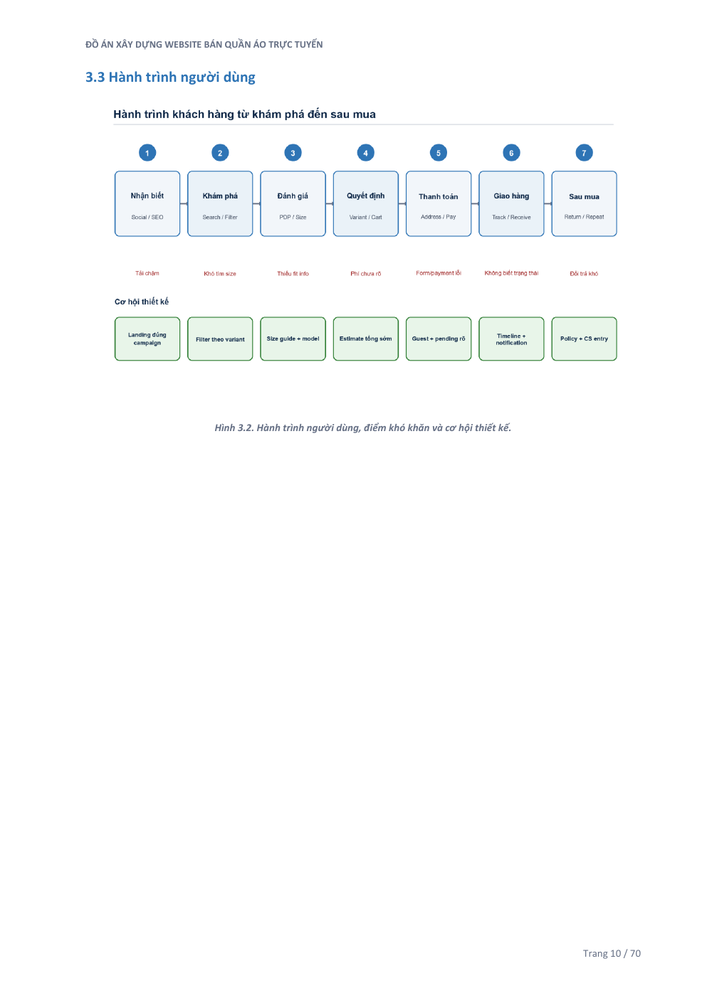
#> input picture artifacts/qa/academic-report-v7-inventory-20260901/pages/v7final-page-10.png, 707 x 998 px, shrunk from 993 x 1403 before the run; its folder holds only this picture in this run
$ python make_academic_contact_sheets.py
#> lines starting #> are read from the running program, lines starting #| are printed output that depends on the picture
from pathlib import Path

from PIL import Image, ImageDraw, ImageFont


ROOT = Path(__file__).resolve().parents[1]
QA_ROOT = ROOT / "artifacts" / "qa" / "academic-report-v7-inventory-20260901"
SOURCE = QA_ROOT / "pages"
OUTPUT = QA_ROOT / "contact-sheets"
OUTPUT.mkdir(parents=True, exist_ok=True)

files = sorted(SOURCE.glob("v7final-page-*.png"), key=lambda p: int(p.stem.split("-")[-1]))
font_path = Path("C:/Windows/Fonts/arialbd.ttf")
font = ImageFont.truetype(str(font_path), 24) if font_path.exists() else ImageFont.load_default()
gap = 24
label_h = 42
cols = 2
per_sheet = 4

for old in OUTPUT.glob("*.png"):
    old.unlink()

for sheet_index in range(0, len(files), per_sheet):
    chunk = files[sheet_index:sheet_index + per_sheet]
    opened = [Image.open(path).convert("RGB") for path in chunk]
#> opened = 1 item
    page_w = max(img.width for img in opened)
#> page_w = 707
    page_h = max(img.height for img in opened)
#> page_h = 998
    rows = (len(opened) + cols - 1) // cols
#> rows = 1
    sheet = Image.new(
        "RGB",
        (cols * page_w + (cols + 1) * gap, rows * (page_h + label_h) + (rows + 1) * gap),
        "#D8DEE8",
    )
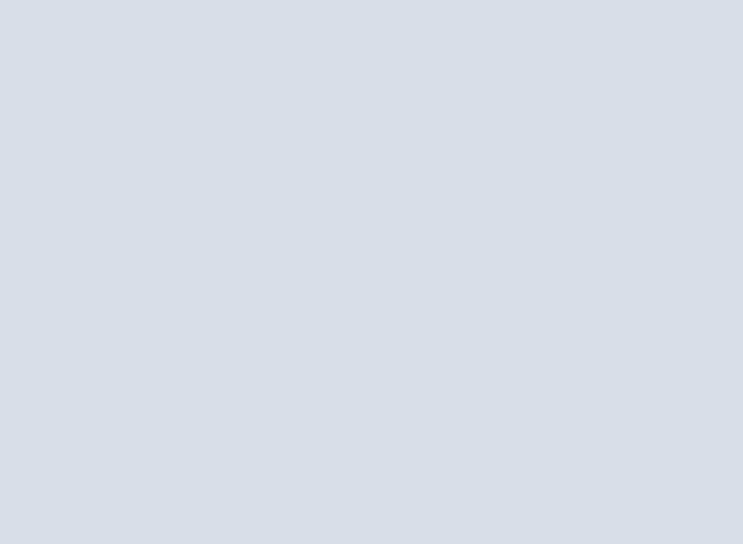
#> sheet: PIL image 1486x1088 RGB (shown at 1/2 size); mean R, G, B 216, 222, 232
    draw = ImageDraw.Draw(sheet)
    for idx, (path, img) in enumerate(zip(chunk, opened)):
        col = idx % cols
        row = idx // cols
        x = gap + col * page_w
        y = gap + row * (page_h + label_h)
        sheet.paste(img, (x, y))
        page_number = int(path.stem.split("-")[-1])
        draw.text((x + 8, y + page_h + 7), f"Trang {page_number}", font=font, fill="#1D2A3A")
#> this loop made 1 pass
#> (col, row, x, y, page_number) on pass 1: (0, 0, 24, 24, 10)
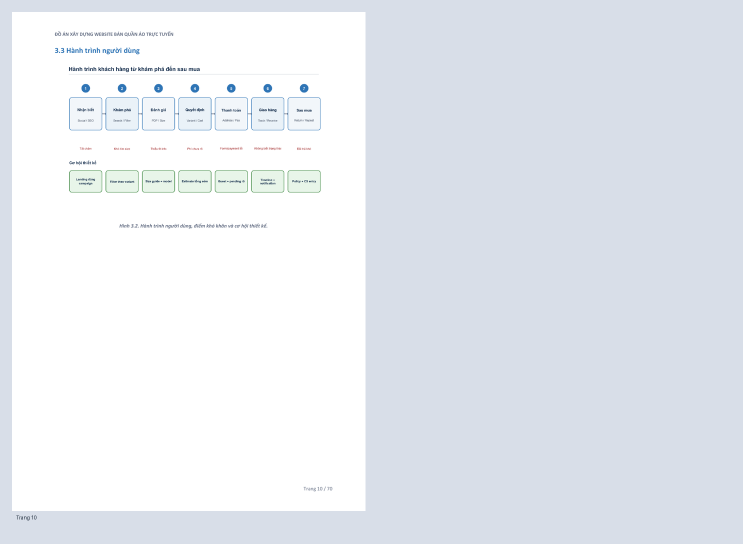
#> sheet: PIL image 1486x1088 RGB (shown at 1/2 size); mean R, G, B 231.2, 235.1, 240.9
    first = int(chunk[0].stem.split("-")[-1])
    last = int(chunk[-1].stem.split("-")[-1])
    sheet.save(OUTPUT / f"trang-{first:02d}-{last:02d}.png")

print(f"Da tao {len(list(OUTPUT.glob('*.png')))} contact sheet.")

$ run again, on artifacts/qa/academic-report-v7-inventory-20260901/pages/v7final-page-11.png
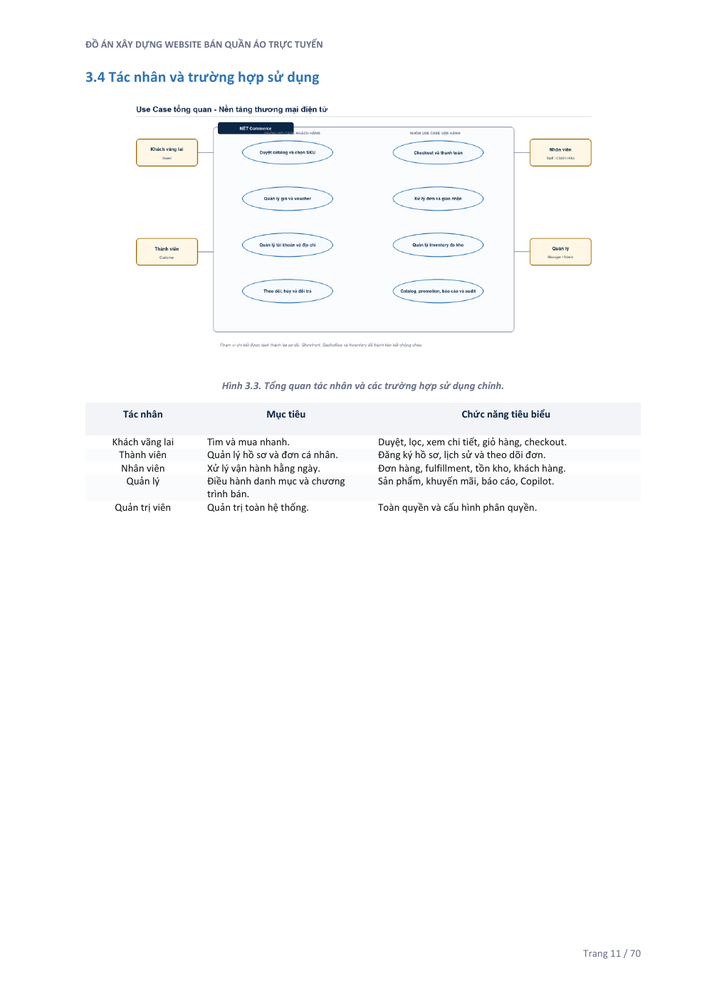
#> input picture artifacts/qa/academic-report-v7-inventory-20260901/pages/v7final-page-11.png, 707 x 998 px, shrunk from 993 x 1403 before the run
#> opened = 1 item
#> page_w = 707
#> page_h = 998
#> rows = 1
#> the loop `for idx, (path, img) in enumerate(zip(chunk, opened)):` made 1 pass
#> (col, row, x, y, page_number) on pass 1: (0, 0, 24, 24, 11)
#> after the loop `for idx, (path, img) in enumerate(zip(chunk, opened)):`:
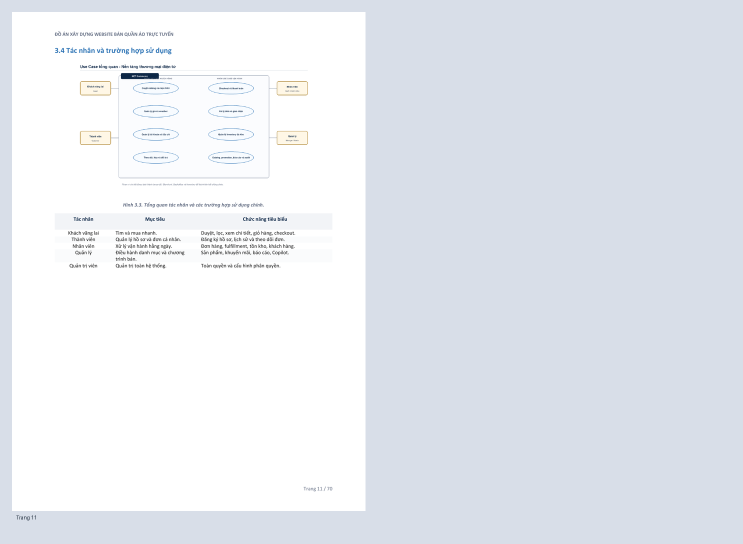
#> sheet: PIL image 1486x1088 RGB (shown at 1/2 size); mean R, G, B 231.2, 234.8, 240.6

$ run again, on artifacts/qa/academic-report-v7-inventory-20260901/pages/v7final-page-12.png
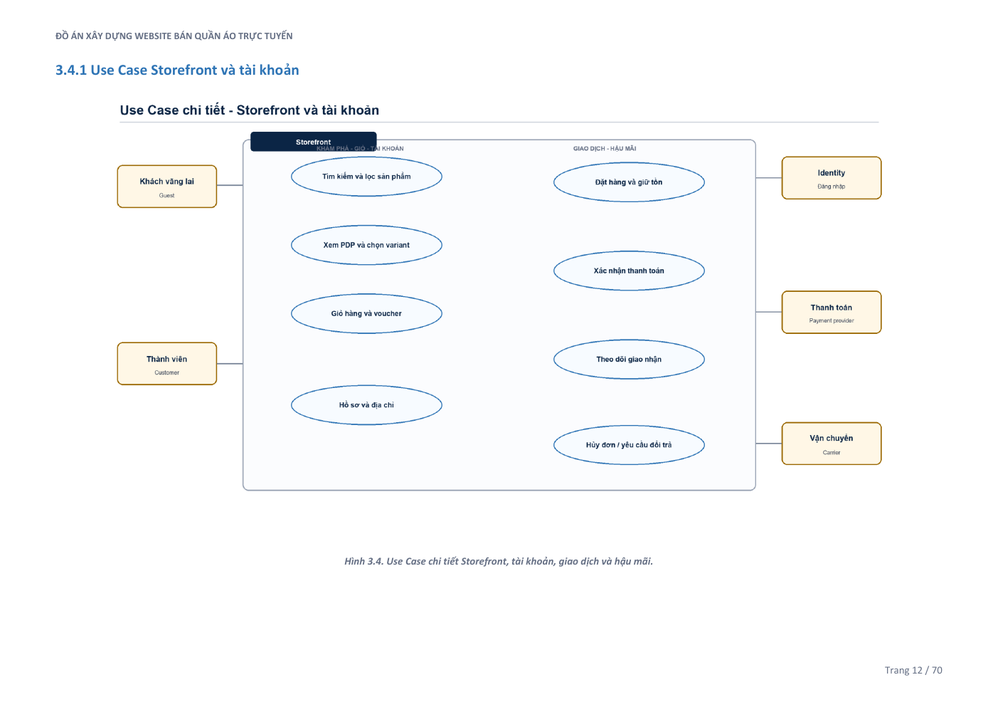
#> input picture artifacts/qa/academic-report-v7-inventory-20260901/pages/v7final-page-12.png, 998 x 707 px, shrunk from 1403 x 993 before the run
#> opened = 1 item
#> page_w = 998
#> page_h = 707
#> rows = 1
#> the loop `for idx, (path, img) in enumerate(zip(chunk, opened)):` made 1 pass
#> (col, row, x, y, page_number) on pass 1: (0, 0, 24, 24, 12)
#> after the loop `for idx, (path, img) in enumerate(zip(chunk, opened)):`:
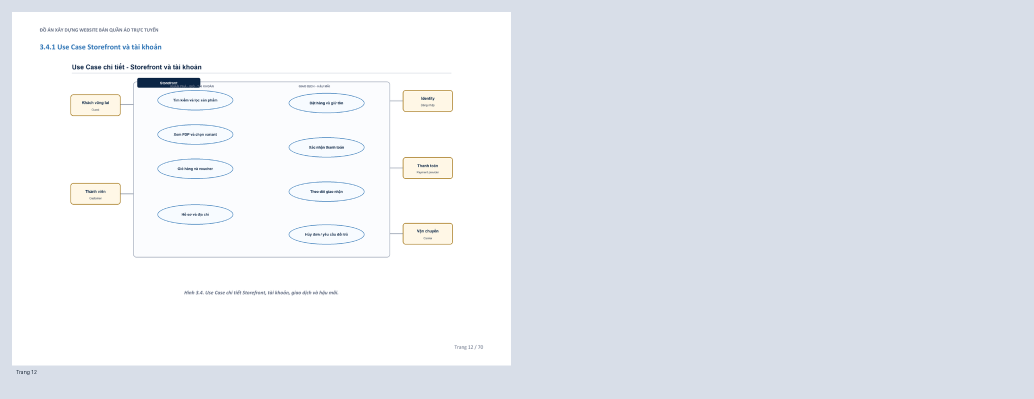
#> sheet: PIL image 2068x797 RGB (shown at 1/2 size); mean R, G, B 230.5, 234.2, 240.2
